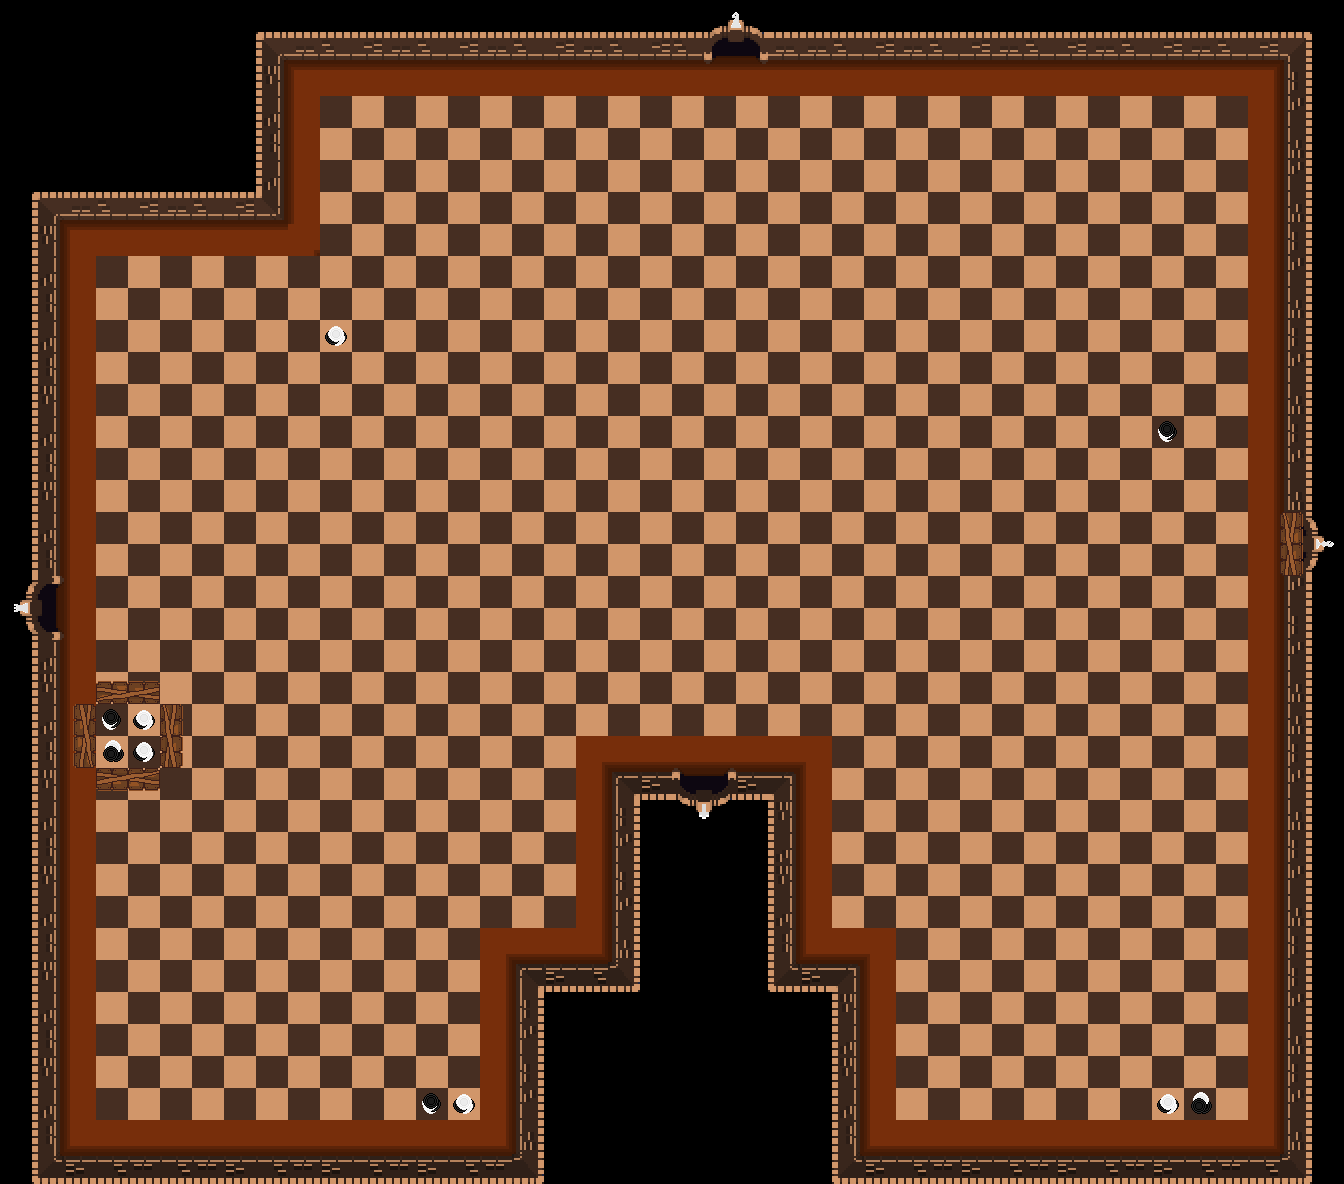

This is a level from a 2D game, rendered from its Tiled map with the project's own tilesets. A one-line summary and the map file follow, with tile-layer data summarised:
An orthogonal 42x37 tile map with 32x32 px tiles, 8 tile layers (sol, murs, porte_tour, porte_depart, ...), 2 tilesets.

<map version="1.9" tiledversion="1.9.2" orientation="orthogonal" renderorder="right-down" width="42" height="37" tilewidth="32" tileheight="32" infinite="0" nextlayerid="10" nextobjectid="2">
 <tileset firstgid="1" name="assets_2" tilewidth="32" tileheight="32" tilecount="256" columns="16">
  <image source="../2D/assets2.png" width="512" height="512" />
 </tileset>
 <tileset firstgid="257" name="fond map" tilewidth="1280" tileheight="1152" tilecount="1" columns="0">
  <grid orientation="orthogonal" width="1" height="1" />
  <tile id="0">
   <image width="1280" height="1152" source="../2D/salle_centre.png" />
  </tile>
 </tileset>
 <layer id="1" name="sol" width="42" height="37">
  <data>[1554 cells, 1155 non-empty, 12 distinct tile ids]</data>
 </layer>
 <layer id="3" name="murs" width="42" height="37">
  <data>[1554 cells, 164 non-empty, 19 distinct tile ids]</data>
 </layer>
 <layer id="4" name="porte_tour" width="42" height="37">
  <data>[1554 cells, 4 non-empty, 4 distinct tile ids]</data>
 </layer>
 <layer id="5" name="porte_depart" width="42" height="37">
  <data>[1554 cells, 4 non-empty, 4 distinct tile ids]</data>
 </layer>
 <layer id="6" name="porte_fou" width="42" height="37">
  <data>[1554 cells, 4 non-empty, 4 distinct tile ids]</data>
 </layer>
 <layer id="7" name="porte_cavalier" width="42" height="37">
  <data>[1554 cells, 4 non-empty, 4 distinct tile ids]</data>
 </layer>
 <layer id="8" name="barrières" width="42" height="37">
  <data>[1554 cells, 10 non-empty, 2 distinct tile ids]</data>
 </layer>
 <layer id="9" name="jetons" width="42" height="37">
  <data>[1554 cells, 10 non-empty, 3 distinct tile ids]</data>
 </layer>
</map>